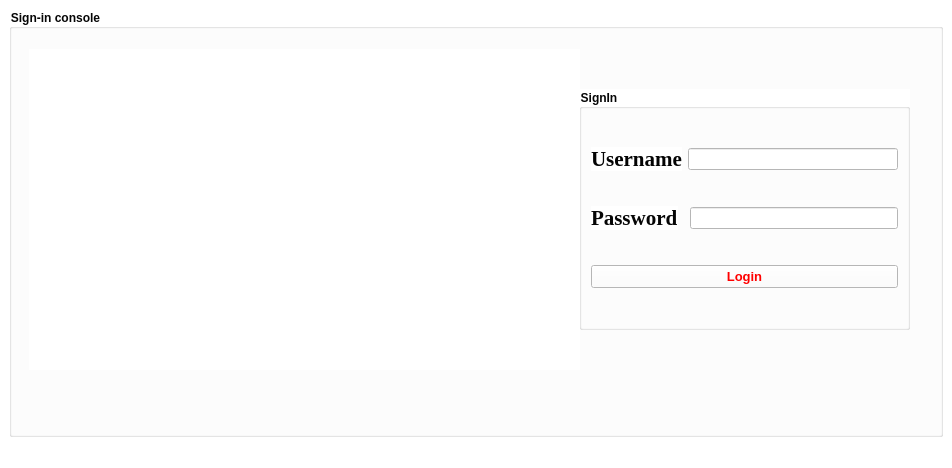
<?xml version="1.0" encoding="UTF-8"?>
<ui version="4.0">
 <class>MainWindow</class>
 <widget class="QMainWindow" name="MainWindow">
  <property name="geometry">
   <rect>
    <x>0</x>
    <y>0</y>
    <width>952</width>
    <height>468</height>
   </rect>
  </property>
  <property name="windowTitle">
   <string>MainWindow</string>
  </property>
  <property name="styleSheet">
   <string notr="true">background-color: rgb(255, 255, 255);
color: rgb(0, 0, 0);</string>
  </property>
  <widget class="QWidget" name="centralwidget">
   <layout class="QHBoxLayout" name="horizontalLayout">
    <item>
     <widget class="QGroupBox" name="groupConsole">
      <property name="font">
       <font>
        <weight>75</weight>
        <bold>true</bold>
       </font>
      </property>
      <property name="styleSheet">
       <string notr="true">background-image: url(:/resources/Image/SingIn-icon2.jpg);
color: rgb(6, 6, 6);</string>
      </property>
      <property name="title">
       <string>Sign-in console</string>
      </property>
      <widget class="QLabel" name="lblOfLoginPicture">
       <property name="geometry">
        <rect>
         <x>20</x>
         <y>40</y>
         <width>551</width>
         <height>321</height>
        </rect>
       </property>
       <property name="styleSheet">
        <string notr="true"/>
       </property>
       <property name="text">
        <string/>
       </property>
      </widget>
      <widget class="QGroupBox" name="groupSignIn">
       <property name="geometry">
        <rect>
         <x>570</x>
         <y>80</y>
         <width>331</width>
         <height>241</height>
        </rect>
       </property>
       <property name="font">
        <font>
         <weight>75</weight>
         <bold>true</bold>
        </font>
       </property>
       <property name="styleSheet">
        <string notr="true">background-image: url(:/resources/Image/login-3.jpg);
color: rgb(6, 6, 6);</string>
       </property>
       <property name="title">
        <string>SignIn</string>
       </property>
       <layout class="QVBoxLayout" name="verticalLayout_2">
        <item>
         <layout class="QHBoxLayout" name="horizontalLayout_2">
          <item>
           <widget class="QLabel" name="label">
            <property name="font">
             <font>
              <family>Times New Roman</family>
              <pointsize>16</pointsize>
              <weight>75</weight>
              <italic>false</italic>
              <bold>true</bold>
             </font>
            </property>
            <property name="styleSheet">
             <string notr="true">color: rgb(3, 3, 3);</string>
            </property>
            <property name="text">
             <string>Username</string>
            </property>
           </widget>
          </item>
          <item>
           <widget class="QLineEdit" name="txtUserName">
            <property name="styleSheet">
             <string notr="true"/>
            </property>
            <property name="text">
             <string/>
            </property>
           </widget>
          </item>
         </layout>
        </item>
        <item>
         <layout class="QHBoxLayout" name="horizontalLayout_3">
          <property name="spacing">
           <number>12</number>
          </property>
          <item>
           <widget class="QLabel" name="label_2">
            <property name="font">
             <font>
              <family>Times New Roman</family>
              <pointsize>16</pointsize>
              <weight>75</weight>
              <italic>false</italic>
              <bold>true</bold>
             </font>
            </property>
            <property name="styleSheet">
             <string notr="true">color: rgb(6, 6, 6);</string>
            </property>
            <property name="text">
             <string>Password</string>
            </property>
           </widget>
          </item>
          <item>
           <widget class="QLineEdit" name="txtPassWord"/>
          </item>
         </layout>
        </item>
        <item>
         <layout class="QVBoxLayout" name="verticalLayout">
          <item>
           <widget class="QPushButton" name="pushButtonLogin">
            <property name="font">
             <font>
              <pointsize>10</pointsize>
              <weight>75</weight>
              <bold>true</bold>
             </font>
            </property>
            <property name="styleSheet">
             <string notr="true">color: red;</string>
            </property>
            <property name="text">
             <string>Login</string>
            </property>
           </widget>
          </item>
         </layout>
        </item>
       </layout>
      </widget>
     </widget>
    </item>
   </layout>
  </widget>
  <widget class="QMenuBar" name="menubar">
   <property name="geometry">
    <rect>
     <x>0</x>
     <y>0</y>
     <width>952</width>
     <height>26</height>
    </rect>
   </property>
  </widget>
  <widget class="QStatusBar" name="statusbar"/>
 </widget>
 <resources/>
 <connections/>
</ui>
